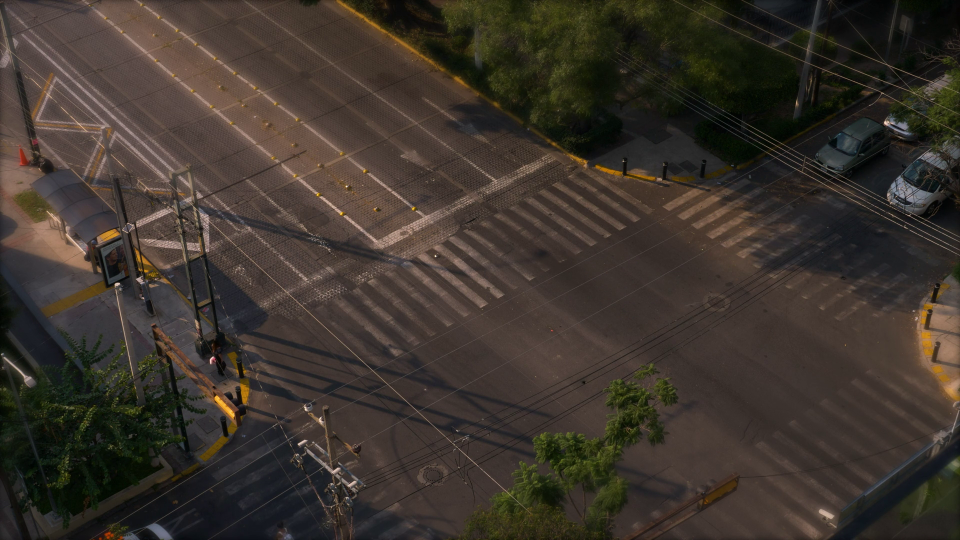
#> input picture Image.png, 1920 x 1080 px (shown at 1/2 size)
$ python MainCode.py
#> lines starting #> are read from the running program, lines starting #| are printed output that depends on the picture; pictures that were not available may be replaced by others from this repository, and a replacement may not be noted
import cv2

# taking vedios & images for input
video = cv2.VideoCapture("Pexels Videos 2675512.mp4")
first_frame = cv2.imread("Image.png", 0)
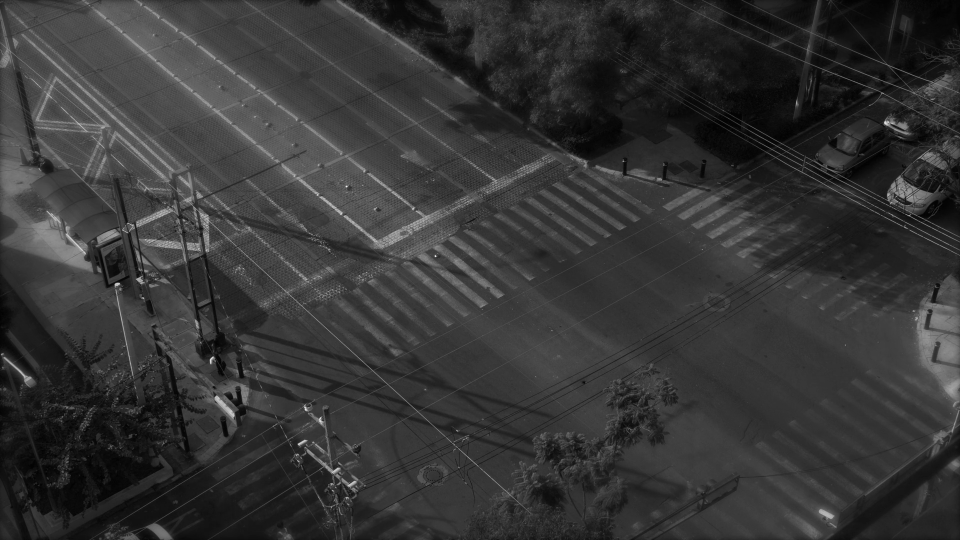
#> first_frame: shape (1080, 1920) (shown at 1/2 size); min 0, max 253, mean 53.7
target = cv2.imread("Target car1.png")
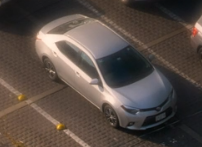
#> input picture Target car1.png, 202 x 147 px
#> target is the input picture: shape (147, 202, 3); mean B, G, R 68.8, 75.3, 86.7
print("'q' for Quit, 'p' for Pause and 'f' for first frame change")

def find_obj(tar, obj):
    orb = cv2.ORB_create(nfeatures=1000)
    kp1, des1 = orb.detectAndCompute(obj, None)
    kp2, des2 = orb.detectAndCompute(tar, None)

    flann = cv2.BFMatcher()
    matches = flann.knnMatch(des1, des2, k=2)

    good = []

    ratio = 0.7
    for m, n in matches:
        if m.distance < ratio * n.distance:
            good.append(m)
            if len(good) > 15:
                print(len(good))
                # cv2.waitKey(0)

    sim_img = cv2.drawMatches(obj, kp1, tar, kp2, good, None)

    cv2.imshow("com img", sim_img)
    #    cv2.waitKey(0)
    return len(good)


while True:
    # reading frames in video
    check, frame = video.read()
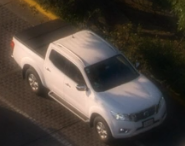
#> input picture Target car.png, 185 x 146 px, given in place of Pexels Videos 2675512.mp4, which was not available
#> frame is the input picture: shape (146, 185, 3); mean B, G, R 60.2, 68.3, 77.5
    if not check:
        break

    # converting them to gray scale and blurring them
    gray = cv2.cvtColor(frame, cv2.COLOR_BGR2GRAY)
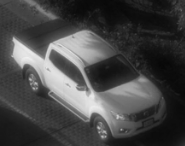
#> gray: shape (146, 185); min 7, max 240, mean 70.1
    gray = cv2.GaussianBlur(gray, (5, 5), 0)

    # for edged image
    #    edged = cv2.Canny(gray, 30, 255)
    #    edged = cv2.resize(edged, (600, 600))
    #    cv2.imshow("Edged", edged)

    # if no image present takes first frame as reference
    if first_frame is None:
        first_frame = gray
        continue

    # constructing an abolute difference frame
#> (the run stopped early here; a loop or call above may not have finished)
